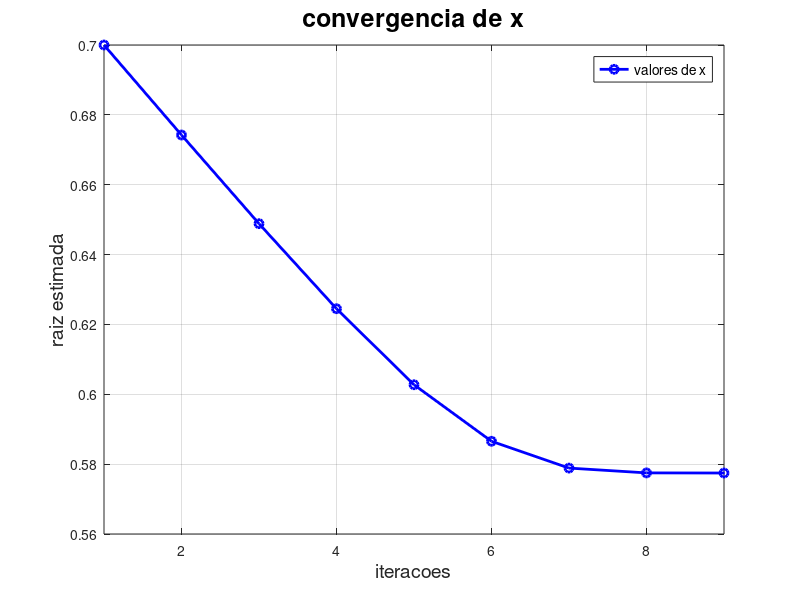
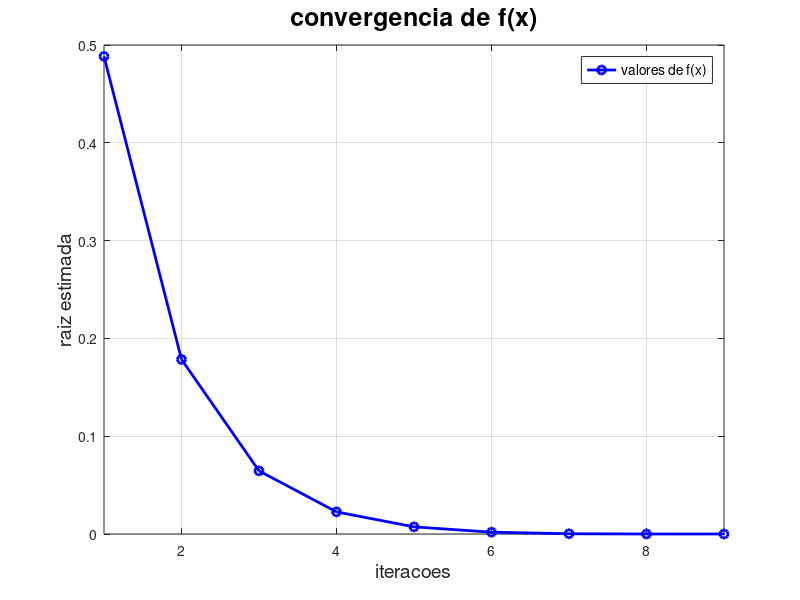

These figures' MATLAB source, in order:
function circuito()
  x0 = 0.7;

  tolerancia = 10.^-5;

  maxIteracoes = 1000;

  [x, iteracoesFeitas, todosX, todosFx] = newton_raphson(x0, tolerancia, maxIteracoes);

  for cont = 1 : iteracoesFeitas + 1
      fprintf('x= %.4f | f(x) = %.4f\n', todosX(cont), todosFx(cont));
  end

  fprintf('\nRaiz x encontrada: %.4f\n', x);
  fprintf('Iteracoes necessarias: %d\n', iteracoesFeitas);

  convergenciaX(todosX, iteracoesFeitas);
  convergenciaFx(todosFx, iteracoesFeitas);

endfunction

function y = f(x)
  Is = 1e-12;
  nVt = 0.026;
  R = 1000;
  y = Is * (exp(x/nVt) - 1) + (x - 5)/R;
endfunction

function J = jacobiano(x)
  Is = 1e-12;
  nVt = 0.026;
  R = 1000;
  J = (Is / nVt) * exp(x / nVt) + (1/R);
  endfunction

function [x1, cont, todosX, todosFx] = newton_raphson(x0, tolerancia, maxIteracoes)
  todosX = zeros(1+maxIteracoes,1);
  todosFx = zeros(1+maxIteracoes,1);

  todosX(1) = x0;
  todosFx(1) = f(x0);

  for cont = 1 : maxIteracoes
    J = jacobiano(x0);
    x1 = x0 - (f(x0) / jacobiano(x0));

    todosX(cont+1) = x1;
    todosFx(cont+1) = f(x1);

    if abs(x1 - x0) < tolerancia
      break;
    end

    x0 = x1;
   end
    todosX = todosX(1:cont+1);
    todosFx = todosFx(1:cont+1);

endfunction

function convergenciaX(todosX, iteracoesFeitas)
  figure(1);

  plot(todosX, 'bo-', 'linewidth', 2.0);
  xlim([1 iteracoesFeitas]);
  titulo = sprintf('convergencia de x');
  title(titulo, 'fontsize', 18);
  xlabel('iteracoes', 'fontsize', 14);
  ylabel('raiz estimada', 'fontsize', 14);
  legend('valores de x', 'fontsize', 10);
  grid on;

endfunction

function convergenciaFx(todosFx, iteracoesFeitas)
  figure(2);

  plot(todosFx, 'bo-', 'linewidth', 2.0);
  xlim([1 iteracoesFeitas]);
  titulo = sprintf('convergencia de f(x)');
  title(titulo, 'fontsize', 18);
  xlabel('iteracoes', 'fontsize', 14);
  ylabel('raiz estimada', 'fontsize', 14);
  legend('valores de f(x)', 'fontsize', 10);
  grid on;

  endfunction
